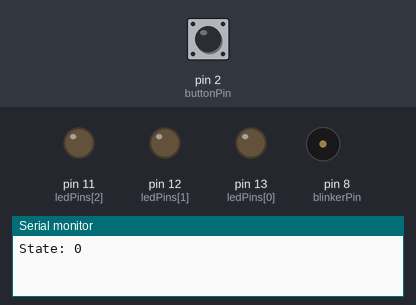
A sketch run on a simulated Arduino Uno, built with avr-gcc and run on an emulated ATmega328P. On the bench: output pins drawn as LEDs (lit = HIGH), buzzer (waves = sounding), the last lines printed to the serial monitor. Dashed ring = blinking. The test bench sets the inputs (shaded band); at power-on: pin 2 (buttonPin) LOW.

Above: at 1.2 s.
1.3 s: pin 2 (buttonPin) pulled HIGH for 0.15 s
At 2.2 s:
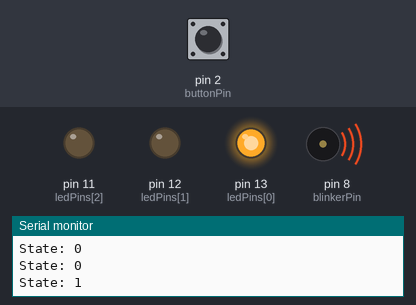
4.4 s: pin 2 (buttonPin) pulled HIGH for 1 s
At 5.8 s:
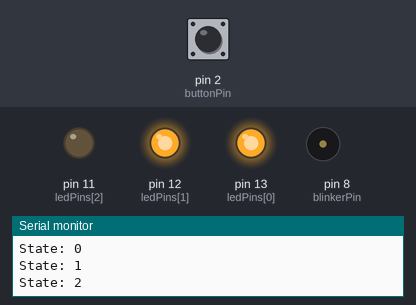
8.1 s: pin 2 (buttonPin) pulled HIGH for 3.2 s
At 10.0 s:
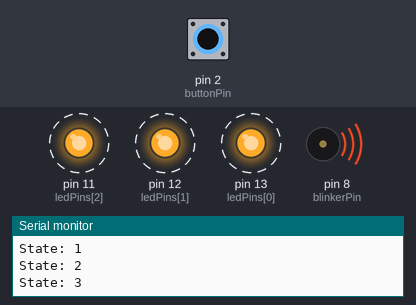
Timing chart, 0 to 14.1 s (numbered marks = the images above; inputs shaded):
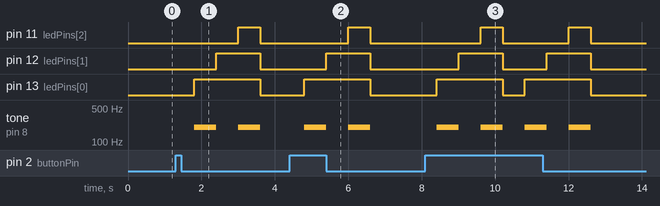

The sketch:

V1.ino
```cpp
// Set states
enum State {
  S0, S1, S2, S3, S4
};
enum State nextState = S0;
enum State currentState = S0;

// Set pins
const int buttonPin = 2;
const int ledPins[3] = {13, 12, 11};  // LED pins
const int blinkerPin = 8;

// Set stateMachine
const int tickSpeed = 600; // Adjust tick speed of state changes in milliseconds.
int lastTick = 0;

// Set components
int button = 0;
const int blinkerFreq = 200;

void setup() {
  for (int i = 0; i < 3; i++) {
    pinMode(ledPins[i], OUTPUT);
  }
  pinMode(2, INPUT);

  lastTick = millis();
  Serial.begin(9600);
}

void loop() {
  stateMachine();

  button = digitalRead(buttonPin); // Read button state each tick

  switch(currentState) {
    case S0:
      setLight(0,0,0);
      noTone(blinkerPin);

      if (button == HIGH) {
        nextState = S1;
      };
    break;

    case S1:
      setLight(1,0,0);
      tone(blinkerPin, blinkerFreq);
      nextState = S2;
    break;

    case S2:
      setLight(1,1,0);
      noTone(blinkerPin);

      nextState = S3;
    break;

    default:
      setLight(1,1,1);
      tone(blinkerPin, blinkerFreq);

      nextState = S0;
    break;
  }

  delay(100);
}

void setLight(bool a, bool b, bool c) {
  const bool light[] = {a, b, c};

  for (int i = 0; i < 3; i++) {
    digitalWrite(ledPins[i], light[i] ? HIGH : LOW);
  }
}

void stateMachine() {
  if (millis() >= (lastTick + tickSpeed)) {
    lastTick = millis();
    currentState = nextState;
    Serial.println(String("State: ") + currentState); // Log current state for debugging
  }
}
```

Measured:
- after the input at 1.3 s, pin 11 (ledPins[2]): LOW → HIGH after 1.7 s, → LOW 0.60 s later; pin 12 (ledPins[1]): LOW → HIGH after 1.1 s, → LOW 1.2 s later; pin 13 (ledPins[0]): LOW → HIGH after 0.50 s, → LOW 1.8 s later; tone on pin 8 (blinkerPin): alternates 200 Hz for 0.60 s and silent for 0.60 s, starting after 0.50 s
- after the input at 4.4 s, pin 11 (ledPins[2]): LOW → HIGH after 1.6 s, → LOW 0.60 s later; pin 12 (ledPins[1]): LOW → HIGH after 1.0 s, → LOW 1.2 s later
- after the input at 8.1 s, pin 11 (ledPins[2]): alternates HIGH for 0.60 s and LOW for 1.8 s, 4 changes in all, then stays LOW, starting after 1.5 s; pin 12 (ledPins[1]): alternates HIGH for 1.2 s and LOW for 1.2 s, 4 changes in all, then stays LOW, starting after 0.91 s
